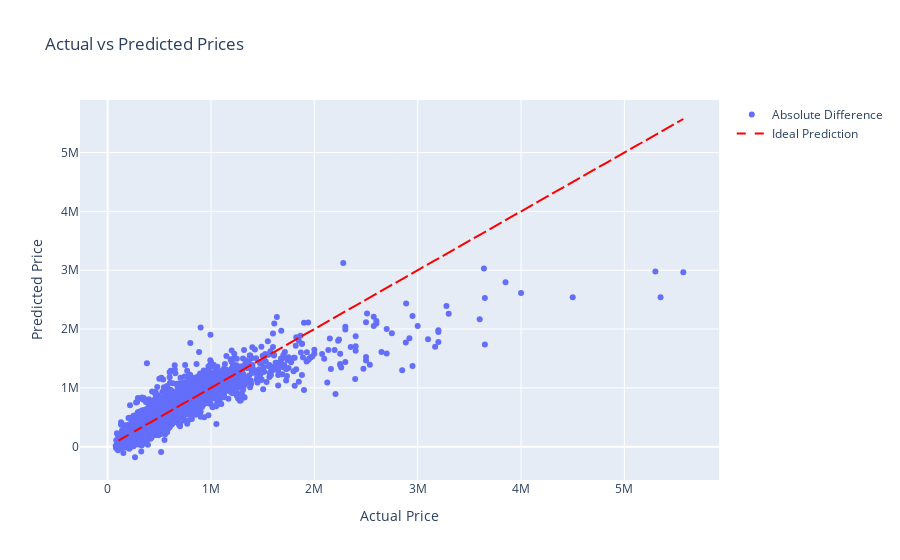

The cell this chart's notebook holds for it:
### Markdown cell above
The easiest thing to do to try and improve the model is provide more columns of data, to see if more information improves the performance.

### Code cell
all_cols = [
    "price",
    "bedrooms",
    "bathrooms",
    "sqft_living",
    "sqft_lot",
    "floors",
    "waterfront",
    "view",
    "condition",
    "grade",
    "sqft_above",
    "sqft_basement",
    "yr_built",
    "yr_renovated",
    "zipcode",
    "lat",
    "long",
    "sqft_living15",
    "sqft_lot15",
]

model = build_pipeline(linear_model.LinearRegression())

train_and_evaluate(model, all_cols)

### Figure 1 — Plotly figure (JSON) as saved in the notebook; plotly's stock layout.template omitted (floating-point values rounded to 4 significant figures; data arrays with more than 128 entries replaced by an {"elided": "..."} marker saying what was removed)
{"data": [{"mode": "markers", "name": "Absolute Difference", "type": "scatter", "x": {"elided": "5404 float values"}, "y": {"elided": "5404 float values"}}, {"line": {"color": "red", "dash": "dash"}, "mode": "lines", "name": "Ideal Prediction", "type": "scatter", "x": {"elided": "5404 float values"}, "y": {"elided": "5404 float values"}}], "layout": {"showlegend": true, "title": {"text": "Actual vs Predicted Prices"}, "xaxis": {"title": {"text": "Actual Price"}}, "yaxis": {"title": {"text": "Predicted Price"}}}}
